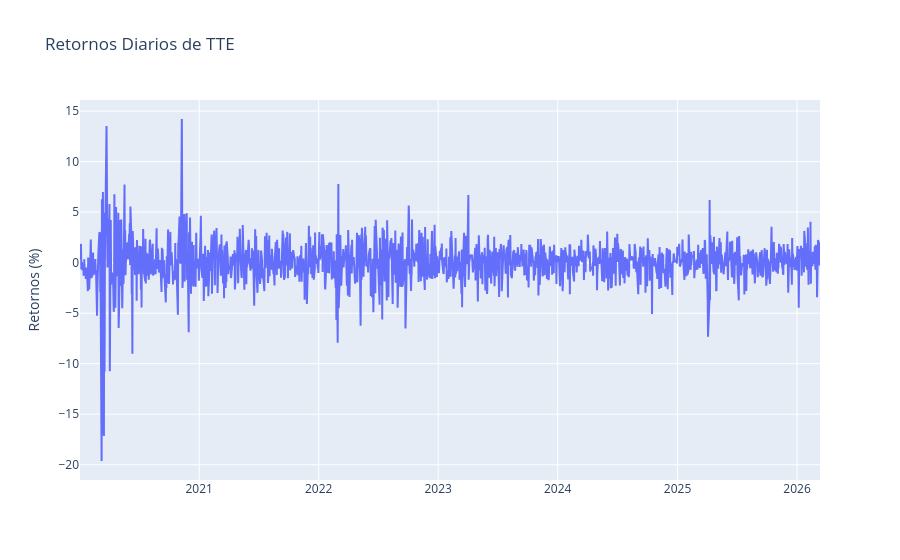

This figure's notebook cell:
### Code cell
# Descargar datos de TotalEnergies
ticker = 'TTE'
xom = yf.Ticker(ticker)
df = xom.history(start='2020-01-01', end='2026-03-13') # El 14 y el 15 es fin de semana

# Calculamos los retornos logarítmicos porcentuales usando 'Close'
returns = 100 * np.log(df['Close'] / df['Close'].shift(1)).dropna()

# Gráfica de la serie de retornos usando Plotly
fig = go.Figure()
fig.add_trace(go.Scatter(x=returns.index, y=returns.squeeze(), mode='lines', name='Retornos TTE'))
fig.update_layout(title=f'Retornos Diarios de {ticker}',
                  yaxis_title='Retornos (%)')
fig.show()

### Figure 1 — Plotly figure (JSON) as saved in the notebook; plotly's stock layout.template omitted (floating-point values rounded to 4 significant figures; data arrays with more than 128 entries replaced by an {"elided": "..."} marker saying what was removed)
{"data": [{"mode": "lines", "name": "Retornos TTE", "type": "scatter", "x": {"elided": "1555 str values"}, "y": {"elided": "1555 float values"}}], "layout": {"title": {"text": "Retornos Diarios de TTE"}, "yaxis": {"title": {"text": "Retornos (%)"}}}}
